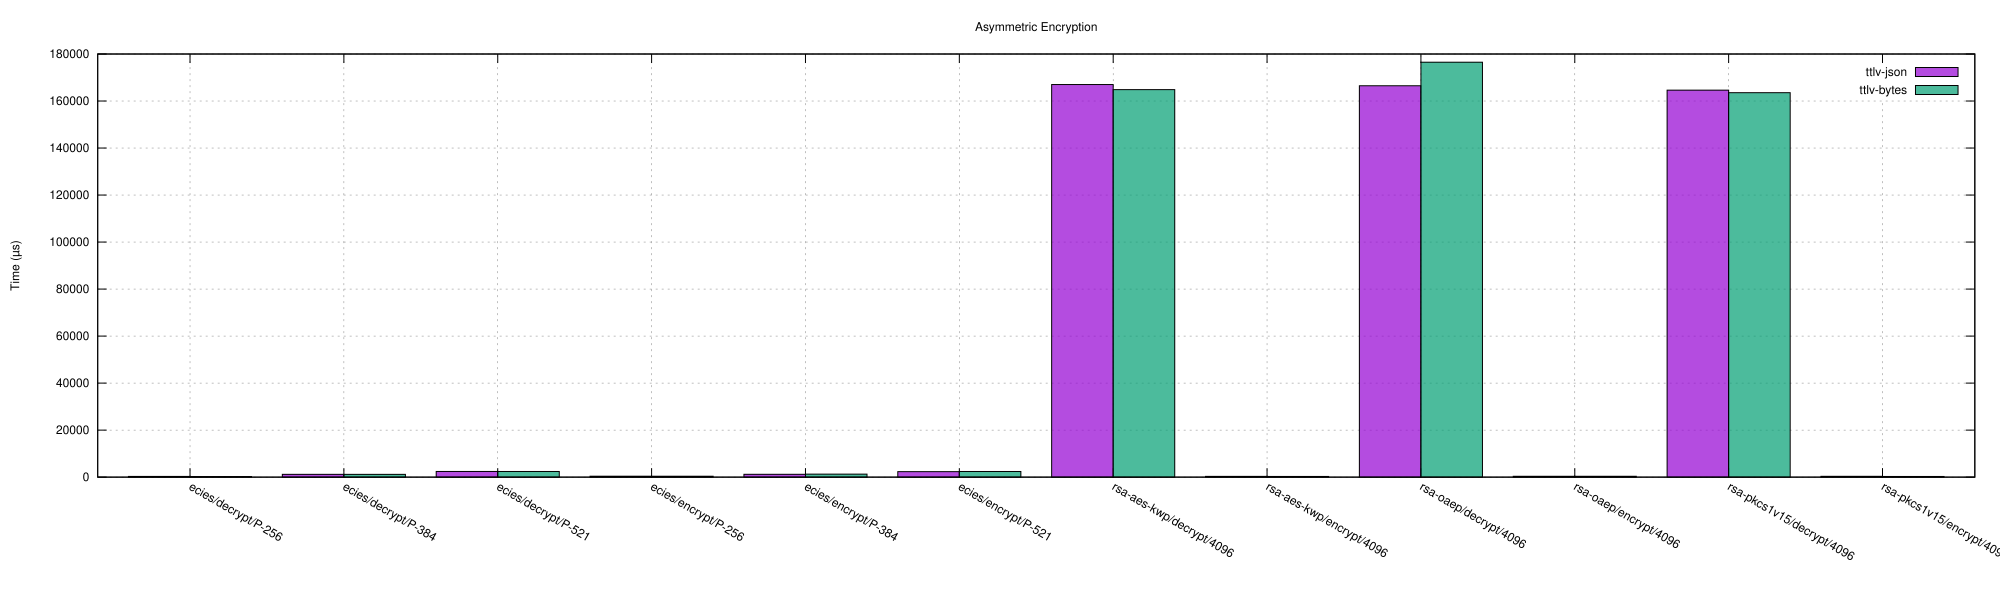

The gnuplot source for this figure:
set terminal svg size 2000,600 enhanced font 'Helvetica,12'
set output 'asymmetric_encrypt.svg'
set title 'Asymmetric Encryption'
set grid
set ylabel 'Time (µs)'
set style data boxes
set style fill solid 0.7 border -1
set boxwidth 0.400
set grid ytics
set key top right
set xtics rotate by -30
set xtics ("ecies/decrypt/P-256" 0, "ecies/decrypt/P-384" 1, "ecies/decrypt/P-521" 2, "ecies/encrypt/P-256" 3, "ecies/encrypt/P-384" 4, "ecies/encrypt/P-521" 5, "rsa-aes-kwp/decrypt/4096" 6, "rsa-aes-kwp/encrypt/4096" 7, "rsa-oaep/decrypt/4096" 8, "rsa-oaep/encrypt/4096" 9, "rsa-pkcs1v15/decrypt/4096" 10, "rsa-pkcs1v15/encrypt/4096" 11)
plot 'asymmetric_encrypt.dat' using ($1+-0.200):2 with boxes lw 1 title 'ttlv-json', \
     'asymmetric_encrypt.dat' using ($1+0.200):3 with boxes lw 1 title 'ttlv-bytes'
